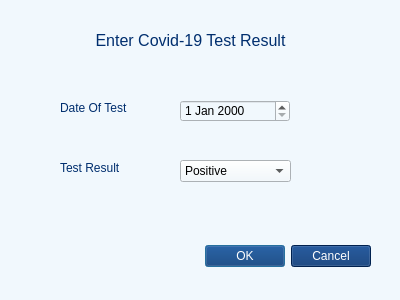
<?xml version="1.0" encoding="UTF-8"?>
<ui version="4.0">
 <class>TestInput</class>
 <widget class="QDialog" name="TestInput">
  <property name="geometry">
   <rect>
    <x>0</x>
    <y>0</y>
    <width>400</width>
    <height>300</height>
   </rect>
  </property>
  <property name="windowTitle">
   <string>Dialog</string>
  </property>
  <property name="styleSheet">
   <string notr="true">background-color: rgb(241, 248, 253);</string>
  </property>
  <widget class="QDialogButtonBox" name="buttonBox">
   <property name="geometry">
    <rect>
     <x>30</x>
     <y>240</y>
     <width>341</width>
     <height>32</height>
    </rect>
   </property>
   <property name="styleSheet">
    <string notr="true">color: rgb(255, 255, 255);
background-color: rgb(0, 46, 110);</string>
   </property>
   <property name="orientation">
    <enum>Qt::Horizontal</enum>
   </property>
   <property name="standardButtons">
    <set>QDialogButtonBox::Cancel|QDialogButtonBox::Ok</set>
   </property>
  </widget>
  <widget class="QLabel" name="label_2">
   <property name="geometry">
    <rect>
     <x>90</x>
     <y>20</y>
     <width>201</width>
     <height>41</height>
    </rect>
   </property>
   <property name="font">
    <font>
     <pointsize>12</pointsize>
    </font>
   </property>
   <property name="styleSheet">
    <string notr="true">color: rgb(0, 46, 110);</string>
   </property>
   <property name="text">
    <string>Enter Covid-19 Test Result</string>
   </property>
   <property name="alignment">
    <set>Qt::AlignCenter</set>
   </property>
  </widget>
  <widget class="QComboBox" name="comboBox">
   <property name="geometry">
    <rect>
     <x>180</x>
     <y>160</y>
     <width>111</width>
     <height>22</height>
    </rect>
   </property>
   <item>
    <property name="text">
     <string>Positive</string>
    </property>
   </item>
   <item>
    <property name="text">
     <string>Negative</string>
    </property>
   </item>
  </widget>
  <widget class="QDateEdit" name="dateEdit">
   <property name="geometry">
    <rect>
     <x>180</x>
     <y>100</y>
     <width>110</width>
     <height>22</height>
    </rect>
   </property>
  </widget>
  <widget class="QLabel" name="label">
   <property name="geometry">
    <rect>
     <x>60</x>
     <y>100</y>
     <width>91</width>
     <height>16</height>
    </rect>
   </property>
   <property name="styleSheet">
    <string notr="true">color: rgb(0, 46, 110);</string>
   </property>
   <property name="text">
    <string>Date Of Test</string>
   </property>
  </widget>
  <widget class="QLabel" name="label_3">
   <property name="geometry">
    <rect>
     <x>60</x>
     <y>160</y>
     <width>101</width>
     <height>16</height>
    </rect>
   </property>
   <property name="styleSheet">
    <string notr="true">color: rgb(0, 46, 110);</string>
   </property>
   <property name="text">
    <string>Test Result</string>
   </property>
  </widget>
 </widget>
 <resources/>
 <connections>
  <connection>
   <sender>buttonBox</sender>
   <signal>accepted()</signal>
   <receiver>TestInput</receiver>
   <slot>accept()</slot>
   <hints>
    <hint type="sourcelabel">
     <x>248</x>
     <y>254</y>
    </hint>
    <hint type="destinationlabel">
     <x>157</x>
     <y>274</y>
    </hint>
   </hints>
  </connection>
  <connection>
   <sender>buttonBox</sender>
   <signal>rejected()</signal>
   <receiver>TestInput</receiver>
   <slot>reject()</slot>
   <hints>
    <hint type="sourcelabel">
     <x>316</x>
     <y>260</y>
    </hint>
    <hint type="destinationlabel">
     <x>286</x>
     <y>274</y>
    </hint>
   </hints>
  </connection>
 </connections>
</ui>
